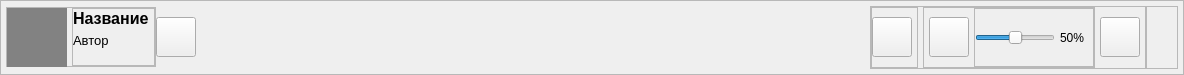
           <widget class="QFrame" name="controlPanel">
            <property name="minimumSize">
             <size>
              <width>0</width>
              <height>75</height>
             </size>
            </property>
            <property name="maximumSize">
             <size>
              <width>16777215</width>
              <height>75</height>
             </size>
            </property>
            <property name="frameShape">
             <enum>QFrame::StyledPanel</enum>
            </property>
            <property name="frameShadow">
             <enum>QFrame::Raised</enum>
            </property>
            <layout class="QHBoxLayout" name="horizontalLayout_7">
             <property name="spacing">
              <number>0</number>
             </property>
             <property name="leftMargin">
              <number>5</number>
             </property>
             <property name="topMargin">
              <number>5</number>
             </property>
             <property name="rightMargin">
              <number>5</number>
             </property>
             <property name="bottomMargin">
              <number>5</number>
             </property>
             <item>
              <widget class="QFrame" name="bookPreview">
               <property name="minimumSize">
                <size>
                 <width>150</width>
                 <height>60</height>
                </size>
               </property>
               <property name="maximumSize">
                <size>
                 <width>340</width>
                 <height>60</height>
                </size>
               </property>
               <property name="frameShape">
                <enum>QFrame::StyledPanel</enum>
               </property>
               <property name="frameShadow">
                <enum>QFrame::Raised</enum>
               </property>
               <layout class="QHBoxLayout" name="horizontalLayout_6">
                <property name="spacing">
                 <number>5</number>
                </property>
                <property name="leftMargin">
                 <number>0</number>
                </property>
                <property name="topMargin">
                 <number>0</number>
                </property>
                <property name="rightMargin">
                 <number>0</number>
                </property>
                <property name="bottomMargin">
                 <number>0</number>
                </property>
                <item>
                 <widget class="QLabel" name="bookCover">
                  <property name="minimumSize">
                   <size>
                    <width>60</width>
                    <height>60</height>
                   </size>
                  </property>
                  <property name="maximumSize">
                   <size>
                    <width>60</width>
                    <height>60</height>
                   </size>
                  </property>
                  <property name="styleSheet">
                   <string notr="true">background-color: rgb(130, 130, 130);</string>
                  </property>
                  <property name="text">
                   <string/>
                  </property>
                 </widget>
                </item>
                <item>
                 <widget class="QFrame" name="bookTitle">
                  <property name="minimumSize">
                   <size>
                    <width>0</width>
                    <height>0</height>
                   </size>
                  </property>
                  <property name="maximumSize">
                   <size>
                    <width>16777215</width>
                    <height>16777215</height>
                   </size>
                  </property>
                  <property name="frameShape">
                   <enum>QFrame::StyledPanel</enum>
                  </property>
                  <property name="frameShadow">
                   <enum>QFrame::Raised</enum>
                  </property>
                  <layout class="QVBoxLayout" name="verticalLayout_6">
                   <property name="spacing">
                    <number>5</number>
                   </property>
                   <property name="leftMargin">
                    <number>0</number>
                   </property>
                   <property name="topMargin">
                    <number>0</number>
                   </property>
                   <property name="rightMargin">
                    <number>0</number>
                   </property>
                   <property name="bottomMargin">
                    <number>0</number>
                   </property>
                   <item>
                    <widget class="QLabel" name="bookNameLabel">
                     <property name="font">
                      <font>
                       <family>Arial</family>
                       <pointsize>12</pointsize>
                       <weight>75</weight>
                       <bold>true</bold>
                      </font>
                     </property>
                     <property name="text">
                      <string>Название</string>
                     </property>
                    </widget>
                   </item>
                   <item>
                    <widget class="QLabel" name="bookAuthorLabel">
                     <property name="font">
                      <font>
                       <family>Arial</family>
                       <pointsize>10</pointsize>
                       <weight>50</weight>
                       <bold>false</bold>
                      </font>
                     </property>
                     <property name="text">
                      <string>Автор</string>
                     </property>
                    </widget>
                   </item>
                   <item>
                    <spacer name="verticalSpacer_2">
                     <property name="orientation">
                      <enum>Qt::Vertical</enum>
                     </property>
                     <property name="sizeHint" stdset="0">
                      <size>
                       <width>20</width>
                       <height>40</height>
                      </size>
                     </property>
                    </spacer>
                   </item>
                  </layout>
                 </widget>
                </item>
               </layout>
              </widget>
             </item>
             <item>
              <widget class="QPushButton" name="playPauseBtn">
               <property name="minimumSize">
                <size>
                 <width>40</width>
                 <height>40</height>
                </size>
               </property>
               <property name="maximumSize">
                <size>
                 <width>40</width>
                 <height>40</height>
                </size>
               </property>
               <property name="font">
                <font>
                 <family>Arial</family>
                 <pointsize>13</pointsize>
                 <weight>75</weight>
                 <bold>true</bold>
                </font>
               </property>
               <property name="icon">
                <iconset resource="resources/icons.qrc">
                 <normaloff>:/other/play.svg</normaloff>:/other/play.svg</iconset>
               </property>
               <property name="iconSize">
                <size>
                 <width>40</width>
                 <height>40</height>
                </size>
               </property>
               <attribute name="buttonGroup">
                <string notr="true">controlPanelButtons</string>
               </attribute>
              </widget>
             </item>
             <item>
              <spacer name="horizontalSpacer_4">
               <property name="orientation">
                <enum>Qt::Horizontal</enum>
               </property>
               <property name="sizeType">
                <enum>QSizePolicy::Expanding</enum>
               </property>
               <property name="sizeHint" stdset="0">
                <size>
                 <width>674</width>
                 <height>20</height>
                </size>
               </property>
              </spacer>
             </item>
             <item>
              <widget class="QFrame" name="toolsFrame">
               <property name="sizePolicy">
                <sizepolicy hsizetype="Fixed" vsizetype="Preferred">
                 <horstretch>0</horstretch>
                 <verstretch>0</verstretch>
                </sizepolicy>
               </property>
               <property name="frameShape">
                <enum>QFrame::StyledPanel</enum>
               </property>
               <property name="frameShadow">
                <enum>QFrame::Raised</enum>
               </property>
               <layout class="QHBoxLayout" name="horizontalLayout_8">
                <property name="spacing">
                 <number>5</number>
                </property>
                <property name="leftMargin">
                 <number>0</number>
                </property>
                <property name="topMargin">
                 <number>0</number>
                </property>
                <property name="rightMargin">
                 <number>5</number>
                </property>
                <property name="bottomMargin">
                 <number>0</number>
                </property>
                <item>
                 <widget class="QFrame" name="speedBox">
                  <property name="frameShape">
                   <enum>QFrame::StyledPanel</enum>
                  </property>
                  <property name="frameShadow">
                   <enum>QFrame::Raised</enum>
                  </property>
                  <layout class="QHBoxLayout" name="horizontalLayout_11">
                   <property name="spacing">
                    <number>5</number>
                   </property>
                   <property name="leftMargin">
                    <number>0</number>
                   </property>
                   <property name="topMargin">
                    <number>0</number>
                   </property>
                   <property name="rightMargin">
                    <number>0</number>
                   </property>
                   <property name="bottomMargin">
                    <number>0</number>
                   </property>
                   <item>
                    <widget class="QPushButton" name="speedBtn">
                     <property name="minimumSize">
                      <size>
                       <width>40</width>
                       <height>40</height>
                      </size>
                     </property>
                     <property name="maximumSize">
                      <size>
                       <width>40</width>
                       <height>40</height>
                      </size>
                     </property>
                     <property name="toolTip">
                      <string>Скорость воспроизведения</string>
                     </property>
                     <property name="text">
                      <string/>
                     </property>
                     <property name="icon">
                      <iconset resource="resources/icons.qrc">
                       <normaloff>:/other/watch.svg</normaloff>:/other/watch.svg</iconset>
                     </property>
                     <property name="iconSize">
                      <size>
                       <width>28</width>
                       <height>28</height>
                      </size>
                     </property>
                     <attribute name="buttonGroup">
                      <string notr="true">controlPanelButtons</string>
                     </attribute>
                    </widget>
                   </item>
                   <item>
                    <widget class="QFrame" name="speedFrame">
                     <property name="minimumSize">
                      <size>
                       <width>0</width>
                       <height>0</height>
                      </size>
                     </property>
                     <property name="maximumSize">
                      <size>
                       <width>0</width>
                       <height>16777215</height>
                      </size>
                     </property>
                     <property name="frameShape">
                      <enum>QFrame::StyledPanel</enum>
                     </property>
                     <property name="frameShadow">
                      <enum>QFrame::Raised</enum>
                     </property>
                     <layout class="QHBoxLayout" name="horizontalLayout_12">
                      <property name="spacing">
                       <number>5</number>
                      </property>
                      <property name="leftMargin">
                       <number>0</number>
                      </property>
                      <property name="topMargin">
                       <number>0</number>
                      </property>
                      <property name="rightMargin">
                       <number>0</number>
                      </property>
                      <property name="bottomMargin">
                       <number>0</number>
                      </property>
                      <item>
                       <widget class="QSlider" name="speedSlider">
                        <property name="minimumSize">
                         <size>
                          <width>80</width>
                          <height>35</height>
                         </size>
                        </property>
                        <property name="maximumSize">
                         <size>
                          <width>80</width>
                          <height>35</height>
                         </size>
                        </property>
                        <property name="styleSheet">
                         <string notr="true"/>
                        </property>
                        <property name="maximum">
                         <number>100</number>
                        </property>
                        <property name="singleStep">
                         <number>10</number>
                        </property>
                        <property name="value">
                         <number>50</number>
                        </property>
                        <property name="orientation">
                         <enum>Qt::Horizontal</enum>
                        </property>
                       </widget>
                      </item>
                      <item>
                       <widget class="QLabel" name="speedLabel">
                        <property name="text">
                         <string>1x</string>
                        </property>
                       </widget>
                      </item>
                     </layout>
                    </widget>
                   </item>
                  </layout>
                 </widget>
                </item>
                <item>
                 <widget class="QFrame" name="volumeBox">
                  <property name="frameShape">
                   <enum>QFrame::StyledPanel</enum>
                  </property>
                  <property name="frameShadow">
                   <enum>QFrame::Raised</enum>
                  </property>
                  <layout class="QHBoxLayout" name="horizontalLayout_10">
                   <property name="spacing">
                    <number>5</number>
                   </property>
                   <property name="leftMargin">
                    <number>5</number>
                   </property>
                   <property name="topMargin">
                    <number>0</number>
                   </property>
                   <property name="rightMargin">
                    <number>0</number>
                   </property>
                   <property name="bottomMargin">
                    <number>0</number>
                   </property>
                   <item>
                    <widget class="QPushButton" name="volumeBtn">
                     <property name="minimumSize">
                      <size>
                       <width>40</width>
                       <height>40</height>
                      </size>
                     </property>
                     <property name="maximumSize">
                      <size>
                       <width>40</width>
                       <height>40</height>
                      </size>
                     </property>
                     <property name="toolTip">
                      <string>Громкость</string>
                     </property>
                     <property name="text">
                      <string/>
                     </property>
                     <property name="icon">
                      <iconset resource="resources/icons.qrc">
                       <normaloff>:/volume/medium_volume.svg</normaloff>:/volume/medium_volume.svg</iconset>
                     </property>
                     <property name="iconSize">
                      <size>
                       <width>28</width>
                       <height>28</height>
                      </size>
                     </property>
                     <attribute name="buttonGroup">
                      <string notr="true">controlPanelButtons</string>
                     </attribute>
                    </widget>
                   </item>
                   <item>
                    <widget class="QFrame" name="volumeFrame">
                     <property name="minimumSize">
                      <size>
                       <width>120</width>
                       <height>0</height>
                      </size>
                     </property>
                     <property name="maximumSize">
                      <size>
                       <width>0</width>
                       <height>16777215</height>
                      </size>
                     </property>
                     <property name="frameShape">
                      <enum>QFrame::StyledPanel</enum>
                     </property>
                     <property name="frameShadow">
                      <enum>QFrame::Raised</enum>
                     </property>
                     <layout class="QHBoxLayout" name="horizontalLayout_9">
                      <property name="spacing">
                       <number>5</number>
                      </property>
                      <property name="leftMargin">
                       <number>0</number>
                      </property>
                      <property name="topMargin">
                       <number>0</number>
                      </property>
                      <property name="rightMargin">
                       <number>0</number>
                      </property>
                      <property name="bottomMargin">
                       <number>0</number>
                      </property>
                      <item>
                       <widget class="QSlider" name="volumeSlider">
                        <property name="minimumSize">
                         <size>
                          <width>80</width>
                          <height>35</height>
                         </size>
                        </property>
                        <property name="maximumSize">
                         <size>
                          <width>80</width>
                          <height>35</height>
                         </size>
                        </property>
                        <property name="maximum">
                         <number>100</number>
                        </property>
                        <property name="value">
                         <number>50</number>
                        </property>
                        <property name="orientation">
                         <enum>Qt::Horizontal</enum>
                        </property>
                       </widget>
                      </item>
                      <item>
                       <widget class="QLabel" name="volumeLabel">
                        <property name="text">
                         <string>50%</string>
                        </property>
                       </widget>
                      </item>
                     </layout>
                    </widget>
                   </item>
                  </layout>
                 </widget>
                </item>
                <item>
                 <widget class="QPushButton" name="overlayBtn">
                  <property name="minimumSize">
                   <size>
                    <width>40</width>
                    <height>40</height>
                   </size>
                  </property>
                  <property name="maximumSize">
                   <size>
                    <width>40</width>
                    <height>40</height>
                   </size>
                  </property>
                  <property name="font">
                   <font>
                    <family>Arial</family>
                    <pointsize>13</pointsize>
                    <weight>75</weight>
                    <bold>true</bold>
                   </font>
                  </property>
                  <property name="toolTip">
                   <string>Открыть поверх всех окон</string>
                  </property>
                  <property name="text">
                   <string/>
                  </property>
                  <property name="icon">
                   <iconset resource="resources/icons.qrc">
                    <normaloff>:/other/overlay.svg</normaloff>:/other/overlay.svg</iconset>
                  </property>
                  <property name="iconSize">
                   <size>
                    <width>28</width>
                    <height>28</height>
                   </size>
                  </property>
                  <attribute name="buttonGroup">
                   <string notr="true">controlPanelButtons</string>
                  </attribute>
                 </widget>
                </item>
               </layout>
              </widget>
             </item>
             <item>
              <widget class="QFrame" name="pbFrame">
               <property name="minimumSize">
                <size>
                 <width>0</width>
                 <height>0</height>
                </size>
               </property>
               <property name="maximumSize">
                <size>
                 <width>0</width>
                 <height>16777215</height>
                </size>
               </property>
               <property name="frameShape">
                <enum>QFrame::StyledPanel</enum>
               </property>
               <property name="frameShadow">
                <enum>QFrame::Raised</enum>
               </property>
               <layout class="QVBoxLayout" name="verticalLayout_31">
                <property name="spacing">
                 <number>0</number>
                </property>
                <property name="leftMargin">
                 <number>30</number>
                </property>
                <property name="topMargin">
                 <number>0</number>
                </property>
                <property name="rightMargin">
                 <number>5</number>
                </property>
                <property name="bottomMargin">
                 <number>0</number>
                </property>
                <item>
                 <widget class="QProgressBar" name="downloadingProgressBar">
                  <property name="minimumSize">
                   <size>
                    <width>0</width>
                    <height>35</height>
                   </size>
                  </property>
                  <property name="value">
                   <number>24</number>
                  </property>
                  <property name="alignment">
                   <set>Qt::AlignCenter</set>
                  </property>
                 </widget>
                </item>
               </layout>
              </widget>
             </item>
             <item>
              <widget class="QFrame" name="resizeWidgetFrame">
               <property name="frameShape">
                <enum>QFrame::StyledPanel</enum>
               </property>
               <property name="frameShadow">
                <enum>QFrame::Raised</enum>
               </property>
               <layout class="QVBoxLayout" name="verticalLayout_19">
                <property name="spacing">
                 <number>0</number>
                </property>
                <property name="leftMargin">
                 <number>0</number>
                </property>
                <property name="topMargin">
                 <number>0</number>
                </property>
                <property name="rightMargin">
                 <number>0</number>
                </property>
                <property name="bottomMargin">
                 <number>0</number>
                </property>
                <item>
                 <spacer name="verticalSpacer_8">
                  <property name="orientation">
                   <enum>Qt::Vertical</enum>
                  </property>
                  <property name="sizeHint" stdset="0">
                   <size>
                    <width>20</width>
                    <height>32</height>
                   </size>
                  </property>
                 </spacer>
                </item>
                <item>
                 <widget class="QLabel" name="label_5">
                  <property name="minimumSize">
                   <size>
                    <width>30</width>
                    <height>30</height>
                   </size>
                  </property>
                  <property name="maximumSize">
                   <size>
                    <width>30</width>
                    <height>30</height>
                   </size>
                  </property>
                  <property name="styleSheet">
                   <string notr="true">image: url(:/other/resize_bottom_right.svg);</string>
                  </property>
                  <property name="text">
                   <string/>
                  </property>
                 </widget>
                </item>
               </layout>
              </widget>
             </item>
            </layout>
           </widget>
